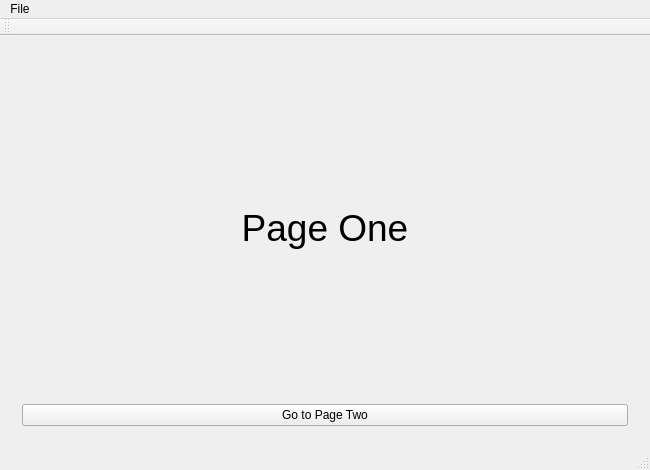
<?xml version="1.0" encoding="UTF-8"?>
<ui version="4.0">
 <class>MainWindow</class>
 <widget class="QMainWindow" name="MainWindow">
  <property name="geometry">
   <rect>
    <x>0</x>
    <y>0</y>
    <width>650</width>
    <height>470</height>
   </rect>
  </property>
  <property name="windowTitle">
   <string>MainWindow</string>
  </property>
  <widget class="QWidget" name="centralWidget">
   <layout class="QVBoxLayout" name="verticalLayout">
    <item>
     <widget class="QWidget" name="widget" native="true">
      <layout class="QVBoxLayout" name="verticalLayout_3">
       <item>
        <layout class="QVBoxLayout" name="verticalLayout_2">
         <item>
          <widget class="QLabel" name="label">
           <property name="font">
            <font>
             <pointsize>28</pointsize>
            </font>
           </property>
           <property name="text">
            <string>Page One</string>
           </property>
           <property name="scaledContents">
            <bool>false</bool>
           </property>
           <property name="alignment">
            <set>Qt::AlignCenter</set>
           </property>
          </widget>
         </item>
         <item>
          <widget class="QPushButton" name="pushButton">
           <property name="text">
            <string>Go to Page Two</string>
           </property>
          </widget>
         </item>
        </layout>
       </item>
      </layout>
     </widget>
    </item>
   </layout>
  </widget>
  <widget class="QMenuBar" name="menuBar">
   <property name="geometry">
    <rect>
     <x>0</x>
     <y>0</y>
     <width>650</width>
     <height>26</height>
    </rect>
   </property>
   <widget class="QMenu" name="menuFile">
    <property name="title">
     <string>File</string>
    </property>
    <addaction name="actionLogout"/>
    <addaction name="actionExit"/>
   </widget>
   <addaction name="menuFile"/>
  </widget>
  <widget class="QToolBar" name="mainToolBar">
   <attribute name="toolBarArea">
    <enum>TopToolBarArea</enum>
   </attribute>
   <attribute name="toolBarBreak">
    <bool>true</bool>
   </attribute>
  </widget>
  <widget class="QStatusBar" name="statusBar"/>
  <action name="actionLogout">
   <property name="text">
    <string>Logout</string>
   </property>
  </action>
  <action name="actionExit">
   <property name="text">
    <string>Exit</string>
   </property>
  </action>
 </widget>
 <layoutdefault spacing="6" margin="11"/>
 <resources/>
 <connections/>
</ui>
